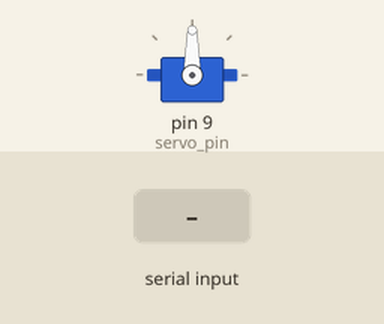
This sketch was run on a simulated Arduino Uno, built with avr-gcc and run on an emulated ATmega328P. Parts: servo. Inputs (shaded band) come from the test bench. What the sketch prints to the serial monitor is not drawn.

Above: at 1.2 s.
1.3 s: "30,150\n" received over Serial
At 3.2 s:
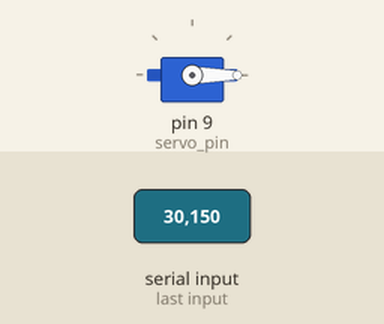
3.8 s: "90,45\n" received over Serial
At 4.4 s:
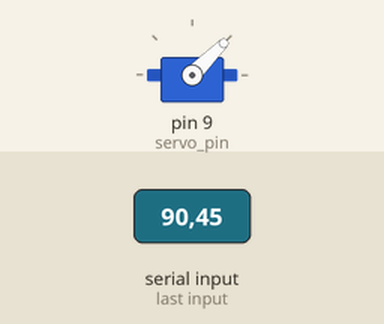
6.3 s: "200\n" received over Serial
At 7.1 s:
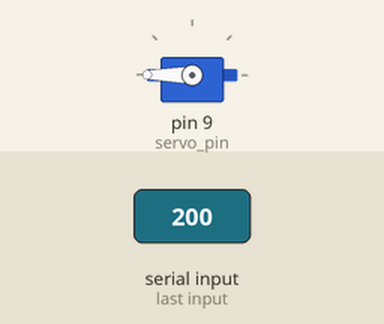
Timing chart, 0 to 9.3 s (numbered marks = the images above; inputs shaded):
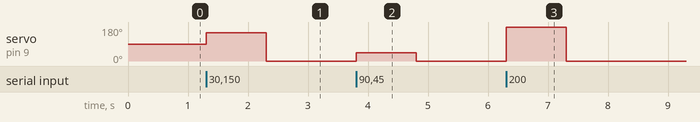

The sketch:

30_Basic_Servo_Control_UserInput.ino
```cpp
#include <Servo.h>

int servo_pin = 9;
int servo_position;

Servo my_servo; // modeling our virtual servo for the program

void setup() {
  // put your setup code here, to run once:
  Serial.begin(9600);

  my_servo.attach(servo_pin); // telling it this is the control pin

}

void loop() {
  // put your main code here, to run repeatedly:

  Serial.print("Enter angle to move servo to: "); // Ask

  while (Serial.available() == 0){ // Wait

  }

  servo_position = Serial.parseInt(); // Read
  Serial.println(servo_position);

  my_servo.write(servo_position); // Send data
}
```

Measured:
- after the input at 1.3 s, servo on pin 9 (servo_pin): 90° → 150° at once, → 0° 1.0 s later
- after the input at 3.8 s, servo on pin 9 (servo_pin): 0° → 45° at once, → 0° 1.0 s later
- after the input at 6.3 s, servo on pin 9 (servo_pin): 0° → 180° at once, → 0° 1.0 s later
